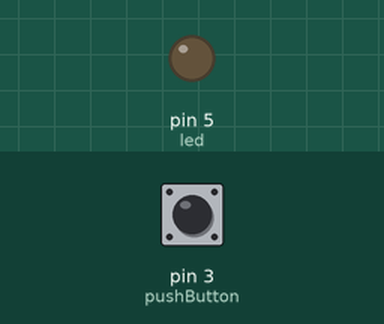
A sketch run on a simulated Arduino Uno, built with avr-gcc and run on an emulated ATmega328P. Parts: output pins drawn as LEDs (lit = HIGH). Inputs (shaded band) come from the test bench; at power-on: pin 3 (pushButton) HIGH.

Above: at 1.2 s.
1.3 s: pin 3 (pushButton) pulled LOW for 0.15 s
At 2.5 s:
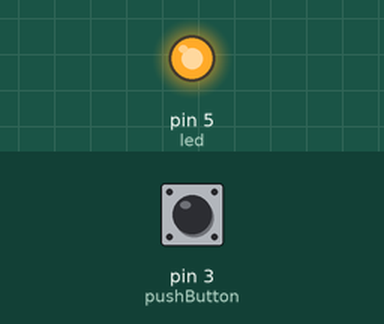
2.9 s: pin 3 (pushButton) pulled LOW for 1 s
At 3.9 s:
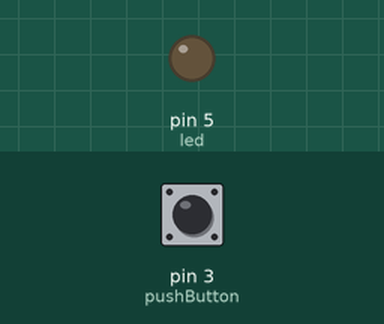
5.4 s: pin 3 (pushButton) pulled LOW for 3.2 s
At 5.8 s:
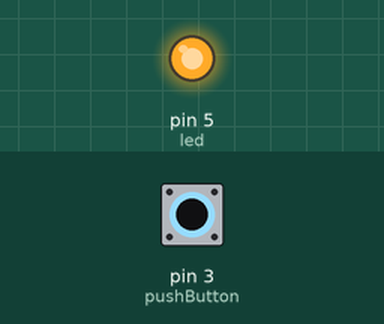
Timing chart, 0 to 8.4 s (numbered marks = the images above; inputs shaded):
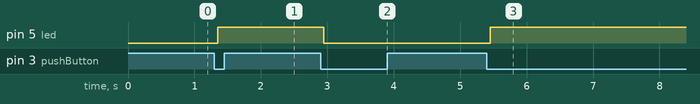

Measured:
- after the input at 1.3 s, pin 5 (led): LOW → HIGH after 0.05 s
- after the input at 2.9 s, pin 5 (led): HIGH → LOW after 0.05 s
- after the input at 5.4 s, pin 5 (led): LOW → HIGH after 0.05 s

The sketch:

DebounceButton.ino
```cpp
#define DEBOUNCING_ON

const int led = 5;
const int pushButton = 3;
const unsigned int debounceDelay = 50 ; // 50 ms is a good debounce delay

int ledState = LOW;
int lastRawButtonState = HIGH; //by default not pressed
int lastStableButtonState = HIGH;
unsigned long bounceTimer = 0;

void setup()
{
    pinMode(led, OUTPUT);
  //INPUT_PULLUP : meaning when not connected, default state is HIGH
  //PushButton is connected to the ground in order to be LOW when pressed
    pinMode(pushButton, INPUT_PULLUP);
}

void loop()
{
    int currentButtonReading = digitalRead(pushButton);

#ifdef DEBOUNCING_ON
    //each time an input change, reset timer
    if(currentButtonReading != lastRawButtonState)
    {
        bounceTimer = millis();
        lastRawButtonState = currentButtonReading;
    }

    // if the timer is greated than the bounce delay, it means the system stabilised
    if((millis() - bounceTimer) > debounceDelay)
    {
        // Only change the button state if it has actually changed // Triggers actions only when the button is pressed or released.
        if(lastStableButtonState != currentButtonReading)
        {
            lastStableButtonState = currentButtonReading;
            if(lastStableButtonState == LOW)                          // if we wanted the led to be on as long the button is pressed we change this part of the logic
            {
                ledState = !ledState;                                       // we dont use the     if(lastStableButtonState != currentButtonReading)
                digitalWrite(led, ledState);                                                                  //                        {
                                                                              //  lastStableButtonState = currentButtonReading;
                                         /*
                                                                          if(lastStableButtonState == LOW)
                                                                          {
                                                                            digitalWrite(led,HIGH);
                                                                          else
                                                                            digitalWrite(led,HIGH);
                                                                          */
            }
        }
    }


#else

if(currentButtonReading == LOW)
    {
        ledState = !ledState;
        digitalWrite(led, ledState);

    }
#endif

}
```
